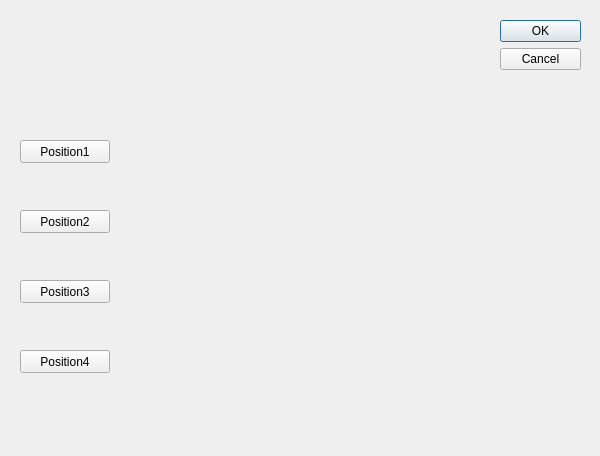
<?xml version="1.0" encoding="UTF-8"?>
<ui version="4.0">
 <class>Dialog</class>
 <widget class="QDialog" name="Dialog">
  <property name="geometry">
   <rect>
    <x>0</x>
    <y>0</y>
    <width>600</width>
    <height>456</height>
   </rect>
  </property>
  <property name="windowTitle">
   <string>Dialog</string>
  </property>
  <widget class="QDialogButtonBox" name="buttonBox">
   <property name="geometry">
    <rect>
     <x>500</x>
     <y>20</y>
     <width>81</width>
     <height>241</height>
    </rect>
   </property>
   <property name="orientation">
    <enum>Qt::Vertical</enum>
   </property>
   <property name="standardButtons">
    <set>QDialogButtonBox::Cancel|QDialogButtonBox::Ok</set>
   </property>
  </widget>
  <widget class="QPushButton" name="btn_1">
   <property name="geometry">
    <rect>
     <x>20</x>
     <y>140</y>
     <width>90</width>
     <height>23</height>
    </rect>
   </property>
   <property name="text">
    <string>Position1</string>
   </property>
  </widget>
  <widget class="QPushButton" name="btn_2">
   <property name="geometry">
    <rect>
     <x>20</x>
     <y>210</y>
     <width>90</width>
     <height>23</height>
    </rect>
   </property>
   <property name="text">
    <string>Position2</string>
   </property>
  </widget>
  <widget class="QPushButton" name="btn_3">
   <property name="geometry">
    <rect>
     <x>20</x>
     <y>280</y>
     <width>90</width>
     <height>23</height>
    </rect>
   </property>
   <property name="text">
    <string>Position3</string>
   </property>
  </widget>
  <widget class="QPushButton" name="btn_4">
   <property name="geometry">
    <rect>
     <x>20</x>
     <y>350</y>
     <width>90</width>
     <height>23</height>
    </rect>
   </property>
   <property name="text">
    <string>Position4</string>
   </property>
  </widget>
  <widget class="QLabel" name="label1">
   <property name="geometry">
    <rect>
     <x>230</x>
     <y>150</y>
     <width>60</width>
     <height>60</height>
    </rect>
   </property>
   <property name="text">
    <string/>
   </property>
   <property name="scaledContents">
    <bool>true</bool>
   </property>
   <property name="alignment">
    <set>Qt::AlignCenter</set>
   </property>
   <property name="indent">
    <number>-1</number>
   </property>
  </widget>
  <widget class="QLabel" name="label2">
   <property name="geometry">
    <rect>
     <x>410</x>
     <y>150</y>
     <width>60</width>
     <height>60</height>
    </rect>
   </property>
   <property name="text">
    <string/>
   </property>
   <property name="scaledContents">
    <bool>true</bool>
   </property>
   <property name="alignment">
    <set>Qt::AlignCenter</set>
   </property>
   <property name="indent">
    <number>-1</number>
   </property>
  </widget>
  <widget class="QLabel" name="label3">
   <property name="geometry">
    <rect>
     <x>230</x>
     <y>310</y>
     <width>60</width>
     <height>60</height>
    </rect>
   </property>
   <property name="text">
    <string/>
   </property>
   <property name="scaledContents">
    <bool>true</bool>
   </property>
   <property name="alignment">
    <set>Qt::AlignCenter</set>
   </property>
   <property name="indent">
    <number>-1</number>
   </property>
  </widget>
  <widget class="QLabel" name="label4">
   <property name="geometry">
    <rect>
     <x>410</x>
     <y>310</y>
     <width>60</width>
     <height>60</height>
    </rect>
   </property>
   <property name="text">
    <string/>
   </property>
   <property name="scaledContents">
    <bool>true</bool>
   </property>
   <property name="alignment">
    <set>Qt::AlignCenter</set>
   </property>
   <property name="indent">
    <number>-1</number>
   </property>
  </widget>
 </widget>
 <resources/>
 <connections>
  <connection>
   <sender>buttonBox</sender>
   <signal>accepted()</signal>
   <receiver>Dialog</receiver>
   <slot>accept()</slot>
   <hints>
    <hint type="sourcelabel">
     <x>248</x>
     <y>254</y>
    </hint>
    <hint type="destinationlabel">
     <x>157</x>
     <y>274</y>
    </hint>
   </hints>
  </connection>
  <connection>
   <sender>buttonBox</sender>
   <signal>rejected()</signal>
   <receiver>Dialog</receiver>
   <slot>reject()</slot>
   <hints>
    <hint type="sourcelabel">
     <x>316</x>
     <y>260</y>
    </hint>
    <hint type="destinationlabel">
     <x>286</x>
     <y>274</y>
    </hint>
   </hints>
  </connection>
 </connections>
</ui>
